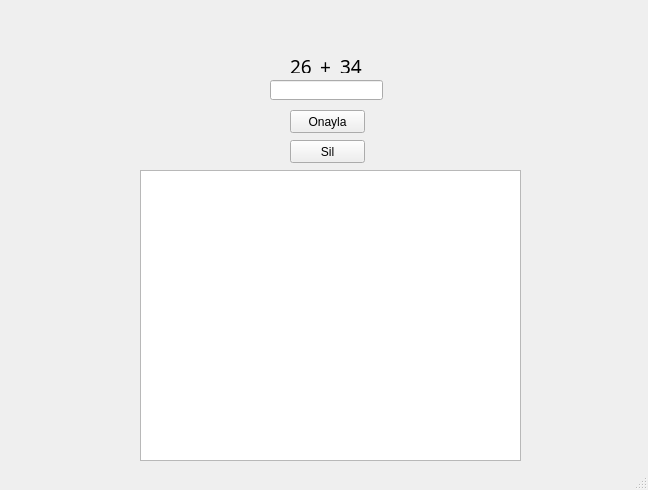
<?xml version="1.0" encoding="UTF-8"?>
<ui version="4.0">
 <class>MainWindow</class>
 <widget class="QMainWindow" name="MainWindow">
  <property name="geometry">
   <rect>
    <x>0</x>
    <y>0</y>
    <width>648</width>
    <height>490</height>
   </rect>
  </property>
  <property name="windowTitle">
   <string>MainWindow</string>
  </property>
  <widget class="QWidget" name="centralwidget">
   <widget class="QPushButton" name="Hesaplabtn">
    <property name="enabled">
     <bool>true</bool>
    </property>
    <property name="geometry">
     <rect>
      <x>290</x>
      <y>110</y>
      <width>75</width>
      <height>23</height>
     </rect>
    </property>
    <property name="text">
     <string>Onayla</string>
    </property>
   </widget>
   <widget class="QLabel" name="sayi1">
    <property name="geometry">
     <rect>
      <x>290</x>
      <y>60</y>
      <width>47</width>
      <height>13</height>
     </rect>
    </property>
    <property name="font">
     <font>
      <family>Buxton Sketch</family>
      <pointsize>14</pointsize>
     </font>
    </property>
    <property name="text">
     <string>26</string>
    </property>
   </widget>
   <widget class="QLabel" name="sayi2">
    <property name="geometry">
     <rect>
      <x>340</x>
      <y>60</y>
      <width>47</width>
      <height>13</height>
     </rect>
    </property>
    <property name="font">
     <font>
      <family>Buxton Sketch</family>
      <pointsize>14</pointsize>
     </font>
    </property>
    <property name="text">
     <string>34</string>
    </property>
   </widget>
   <widget class="QLineEdit" name="linetahmin">
    <property name="enabled">
     <bool>true</bool>
    </property>
    <property name="geometry">
     <rect>
      <x>270</x>
      <y>80</y>
      <width>113</width>
      <height>20</height>
     </rect>
    </property>
   </widget>
   <widget class="QLabel" name="label_3">
    <property name="geometry">
     <rect>
      <x>320</x>
      <y>60</y>
      <width>47</width>
      <height>13</height>
     </rect>
    </property>
    <property name="font">
     <font>
      <family>Buxton Sketch</family>
      <pointsize>14</pointsize>
     </font>
    </property>
    <property name="text">
     <string>+</string>
    </property>
   </widget>
   <widget class="QListView" name="listView">
    <property name="geometry">
     <rect>
      <x>140</x>
      <y>170</y>
      <width>381</width>
      <height>291</height>
     </rect>
    </property>
   </widget>
   <widget class="QPushButton" name="KayitSil">
    <property name="enabled">
     <bool>true</bool>
    </property>
    <property name="geometry">
     <rect>
      <x>290</x>
      <y>140</y>
      <width>75</width>
      <height>23</height>
     </rect>
    </property>
    <property name="text">
     <string>Sil</string>
    </property>
   </widget>
  </widget>
  <widget class="QStatusBar" name="statusbar"/>
 </widget>
 <resources/>
 <connections/>
</ui>
